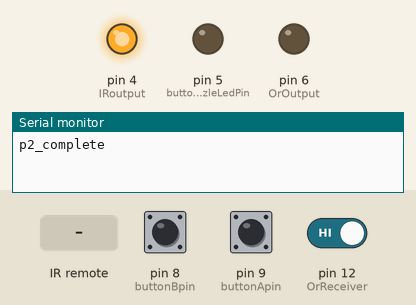
A sketch run on a simulated Arduino Uno, built with avr-gcc and run on an emulated ATmega328P. On the bench: output pins drawn as LEDs (lit = HIGH), the last lines printed to the serial monitor. The inputs (shaded band) are chosen by the test bench; at power-on: pin 9 (buttonApin) HIGH, pin 12 (OrReceiver) HIGH, pin 8 (buttonBpin) HIGH.

Above: at 1.2 s.
1.3 s: infrared code 0xFFA25D received
At 2.3 s:
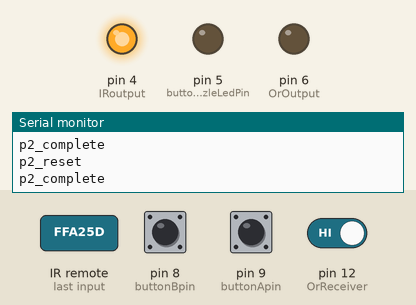
2.9 s: pin 9 (buttonApin) pulled LOW for 0.15 s
At 3.5 s:
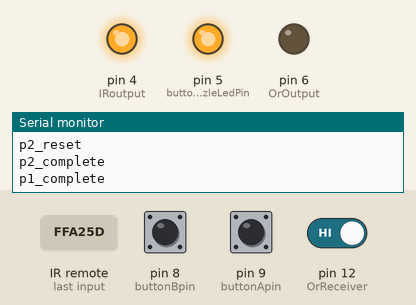
4.5 s: pin 12 (OrReceiver) driven LOW
At 4.8 s:
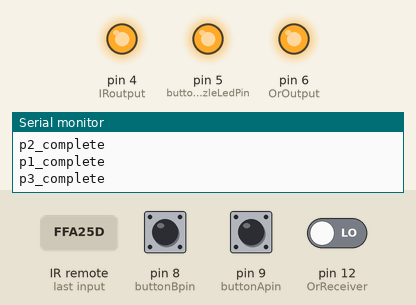
6.0 s: pin 8 (buttonBpin) pulled LOW for 0.15 s
At 7.2 s:
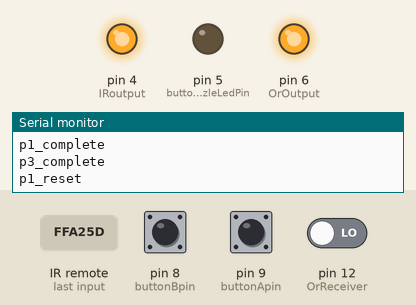
7.6 s: infrared code 0xFFE21D received
At 8.5 s:
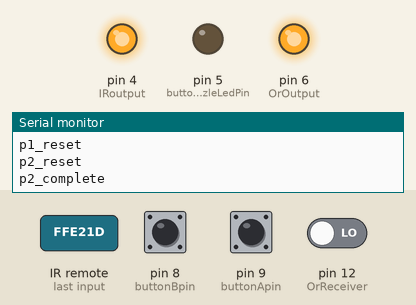
9.2 s: pin 9 (buttonApin) pulled LOW for 1 s
At 9.7 s:
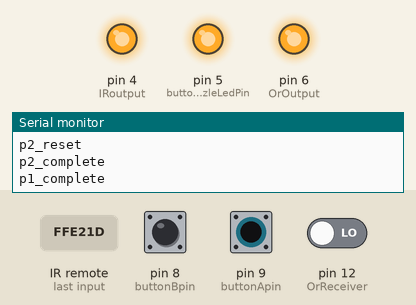
Timing chart, 0 to 12.2 s (numbered marks = the images above; inputs shaded):
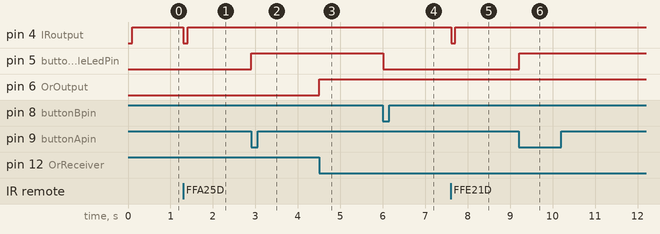

The sketch:

IRandReedPuzzlesCode.ino
```cpp
#include "IRremote.h"


// button puzzle initializations
int buttonPuzzleLedPin = 5;
int buttonApin = 9;
int buttonBpin = 8;
byte lastButtonState = LOW;

// ir puzzle initializations
int IRreceiver = 11; // Signal Pin of IR receiver to Arduino Digital Pin 11
int IRoutput = 4;
IRrecv irrecv(IRreceiver);     // create instance of 'irrecv'
decode_results results;      // create instance of 'decode_results'
byte lastIRState = LOW;
String code[4] = {String("4"), String("9"), String("CH"), String("6")};
int codeSize = 4;
int IRcurrentIndex = 0;

// oprientation puzzle initializations
int OrReceiver = 12;
int OrOutput = 6;
byte lastOrState = HIGH;

void checkNextCodeElement(String elem) {
  if (code[IRcurrentIndex] == elem) {
    IRcurrentIndex++;
  } else {
    IRcurrentIndex = 0;
  }
}

byte translateIR() {
  switch(results.value){
  case 0xFFA25D:
    checkNextCodeElement(String("CH"));
    break;
  case 0xFFE21D:
    checkNextCodeElement(String("CH"));
    break;
  case 0xFF629D:
    checkNextCodeElement(String("CH"));
    break;
  case 0xFF22DD:
    checkNextCodeElement(String("FAST BACK"));
    break;
  case 0xFF02FD:
    checkNextCodeElement(String("FAST FORWARD"));
    break;
  case 0xFFC23D:
    checkNextCodeElement(String("PAUSE"));
    break;
  case 0xFFE01F:
    checkNextCodeElement(String("VOL-"));
    break;
  case 0xFFA857:
    checkNextCodeElement(String("VOL+"));
    break;
  case 0xFF906F:
    checkNextCodeElement(String("EQ"));
    break;
  case 0xFF9867:
    checkNextCodeElement(String("100+"));
    break;
  case 0xFFB04F:
    checkNextCodeElement(String("200+"));
    break;
  case 0xFF6897:
    checkNextCodeElement(String("0"));
    return LOW;
  case 0xFF30CF:
    checkNextCodeElement(String("1"));
    break;
  case 0xFF18E7:
    checkNextCodeElement(String("2"));
    break;
  case 0xFF7A85:
    checkNextCodeElement(String("3"));
    break;
  case 0xFF10EF:
    checkNextCodeElement(String("4"));
    break;
  case 0xFF38C7:
    checkNextCodeElement(String("5"));
    break;
  case 0xFF5AA5:
    checkNextCodeElement(String("6"));
    break;
  case 0xFF42BD:
    checkNextCodeElement(String("7"));
    break;
  case 0xFF4AB5:
    checkNextCodeElement(String("8"));
    break;
  case 0xFF52AD:
    checkNextCodeElement(String("9"));
    break;
  case 0xFFFFFFFF:
    //Serial.println("miss");
    break;
 }
 //Serial.println(IRcurrentIndex);
  if (IRcurrentIndex == codeSize) {
    //Serial.println("done");
    return HIGH;
  }
  return LOW;
}

void setup()
{

  Serial.begin(9600);
  // button puzzle setup
  pinMode(buttonPuzzleLedPin, OUTPUT);
  pinMode(buttonApin, INPUT_PULLUP);
  pinMode(buttonBpin, INPUT_PULLUP);

  //ir puzzle setup
  irrecv.enableIRIn(); // Start the receiver
  pinMode(IRoutput, OUTPUT);
  digitalWrite(IRoutput, LOW);

  // or puzzle setup
  pinMode(OrOutput, OUTPUT);
  digitalWrite(OrOutput, LOW);
}

void loop()
{
  delay(100);

  // get puzzle1 input
  byte currentButtonState = digitalRead(buttonPuzzleLedPin);

  // update button puzzle output
  if (digitalRead(buttonApin) == LOW) {
    digitalWrite(buttonPuzzleLedPin, HIGH);
  }
  if (digitalRead(buttonBpin) == LOW) {
    digitalWrite(buttonPuzzleLedPin, LOW);
  }

  // update state send puzzle1 state info to serial
  if(currentButtonState != lastButtonState) {
    lastButtonState = currentButtonState;
    if(currentButtonState == LOW) {
      Serial.println("p1_reset");
    } else {
      Serial.println("p1_complete");
    }
  }


  //get puzzle2 input
  byte currentIRState;
  if (irrecv.decode(&results)){
    currentIRState = translateIR();
    irrecv.resume(); // receive the next value
  }

  // send puzzle2 state info to serial and update output
  if(currentIRState != lastIRState) {
    // update state
    lastIRState = currentIRState;

    // update output
    digitalWrite(IRoutput, currentIRState);

    // signal state update to serial
    if(currentIRState == LOW) {
      Serial.println("p2_reset");
    } else {
      Serial.println("p2_complete");
    }
  }

  // get puzzle3 input
  byte currentOrState = digitalRead(OrReceiver);
  // send puzzle3 state info to serial and update output
  if(currentOrState != lastOrState) {
    // update state
    lastOrState = currentOrState;

    // update output
    digitalWrite(OrOutput, !currentOrState);

    // signal state update to serial
    if(!currentOrState == LOW) {
      Serial.println("p3_reset");
    } else {
      Serial.println("p3_complete");
    }
  }


}
```

Measured:
- after the input at 1.3 s, pin 4 (IRoutput): HIGH → LOW at once, → HIGH 0.10 s later
- after the input at 2.9 s, pin 5 (buttonPuzzleLedPin): LOW → HIGH at once
- after the input at 4.5 s, pin 6 (OrOutput): LOW → HIGH at once
- after the input at 6.0 s, pin 5 (buttonPuzzleLedPin): HIGH → LOW at once
- after the input at 7.6 s, pin 4 (IRoutput): HIGH → LOW at once, → HIGH 0.10 s later
- after the input at 9.2 s, pin 5 (buttonPuzzleLedPin): LOW → HIGH at once
